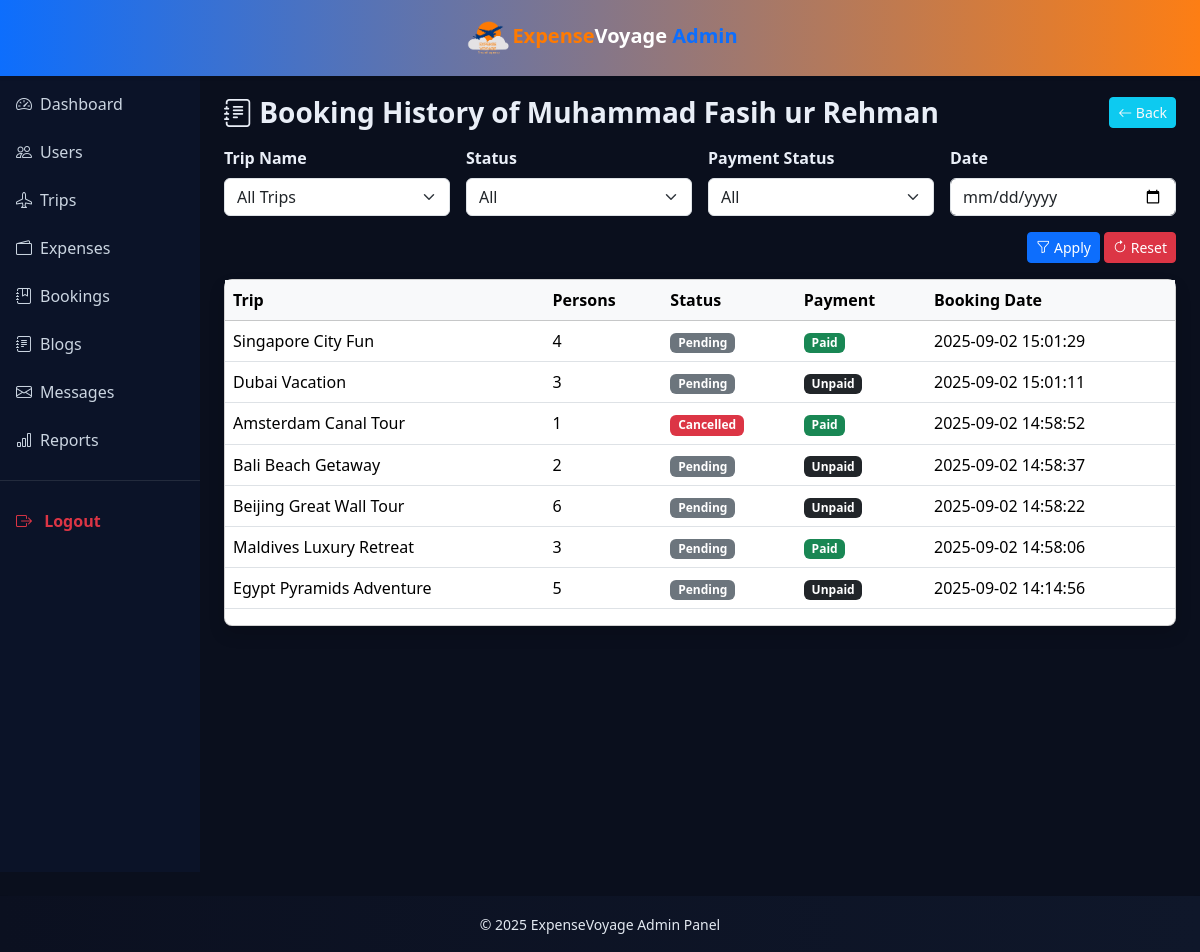
/admin/user-booking-history.php?user_id=5 (signed in), run on the app's committed database.
### tables this page shows
CREATE TABLE `users` (
  `id` int(11) NOT NULL,
  `first_name` varchar(50) NOT NULL,
  `last_name` varchar(50) NOT NULL,
  `email` varchar(100) NOT NULL,
  `password` varchar(255) NOT NULL,
  `created_at` timestamp NOT NULL DEFAULT current_timestamp(),
  `remember_token` varchar(255) DEFAULT NULL
);

CREATE TABLE `bookings` (
  `id` int(11) NOT NULL,
  `user_id` int(11) NOT NULL,
  `trip_id` int(11) DEFAULT NULL,
  `booking_date` timestamp NOT NULL DEFAULT current_timestamp(),
  `num_persons` int(11) DEFAULT 1,
  `status` enum('pending','confirmed','cancelled') DEFAULT 'pending',
  `payment_status` enum('unpaid','paid','refunded') DEFAULT 'unpaid',
  `transaction_id` varchar(100) DEFAULT NULL,
  `notes` text DEFAULT NULL
);

CREATE TABLE `trips` (
  `id` int(11) NOT NULL,
  `trip_name` varchar(100) NOT NULL,
  `destination` varchar(100) NOT NULL,
  `image` varchar(255) DEFAULT 'default.jpg',
  `description` text DEFAULT NULL,
  `start_date` date NOT NULL,
  `end_date` date NOT NULL,
  `budget` decimal(10,2) NOT NULL,
  `created_at` timestamp NOT NULL DEFAULT current_timestamp(),
  `user_id` int(11) UNSIGNED DEFAULT NULL
);

### admin/user-booking-history.php (the view, shortened to what this page needs)
<?php
require_once "connect.php";
require_once "inc/admin-header.php";
require_once "inc/admin-sidebar.php";
$user_id = (int)($_GET['user_id'] ?? 0);
$user = $conn->query("SELECT * FROM users WHERE id=$user_id")->fetch_assoc();
$date_filter = $_GET['date'] ?? '';
$where = " WHERE b.user_id=$user_id ";
$sql = "SELECT b.*, t.trip_name
        FROM bookings b
        JOIN trips t ON t.id=b.trip_id
        $where
        ORDER BY b.id DESC";
$res = $conn->query($sql);
?>
<main class="col-12 col-md-12 col-lg-10 p-4">
<h3 class="fw-bold mb-3 text-gradient d-flex justify-content-between align-items-center">
   <span data-aos="fade-right"><i class="bi bi-journal-text"></i> Booking History of <?= htmlspecialchars($user['first_name']." ".$user['last_name']) ?></span>
   <a href="bookings-reports.php" class="btn btn-info text-light btn-sm" data-aos="fade-left">
      <i class="bi bi-arrow-left"></i> Back
   </a>
</h3>
<form method="get" class="row g-3 mb-3">
    <div class="col-md-3" data-aos="zoom-in">
        <label class="form-label fw-semibold">Trip Name</label>
        <select name="trip" class="form-select">
            <option value="">All Trips</option>
        </select>
    </div>
    <div class="col-md-3" data-aos="zoom-in" data-aos-delay="100">
        <label class="form-label fw-semibold">Status</label>
        <select name="status" class="form-select">
            <option value="">All</option>
        </select>
    </div>
    <div class="col-md-3" data-aos="zoom-in" data-aos-delay="200">
        <label class="form-label fw-semibold">Payment Status</label>
        <select name="payment" class="form-select">
            <option value="">All</option>
        </select>
    </div>
    <div class="col-md-3" data-aos="zoom-in" data-aos-delay="300">
        <label class="form-label fw-semibold">Date</label>
        <input type="date" name="date" value="<?=$date_filter?>" class="form-control">
    </div>
    <div class="col-12 text-end">
        <button class="btn btn-primary btn-sm" data-aos="fade-left"><i class="bi bi-funnel"></i> Apply</button>
        <a href="user-booking-history.php?user_id=<?=$user_id?>" class="btn btn-danger btn-sm" data-aos="fade-left" data-aos-delay="100">
          <i class="bi bi-arrow-clockwise"></i> Reset
        </a>
    </div>
</form>
<div class="card shadow rounded-3" data-aos="flip-left">
<div class="table-responsive">
<table id="historyTable" class="table table-hover align-middle">
<thead class="table-light">
<tr>
<th>Trip</th>
<th>Persons</th>
<th>Status</th>
<th>Payment</th>
<th>Booking Date</th>
</tr>
</thead>
<tbody>
<?php while($b=$res->fetch_assoc()): ?>
<tr>
  <td><?= htmlspecialchars($b['trip_name']) ?></td>
  <td><?= $b['num_persons'] ?></td>
  <td>
    <span class="badge bg-<?= $b['status']=='confirmed'?'success':($b['status']=='cancelled'?'danger':'secondary') ?>">
      <?= ucfirst($b['status']) ?>
    </span>
  </td>
  <td>
    <span class="badge bg-<?= $b['payment_status']=='paid'?'success':($b['payment_status']=='refunded'?'warning':'dark') ?>">
      <?= ucfirst($b['payment_status']) ?>
    </span>
  </td>
  <td>
    <?= $b['booking_date'] ?>
  </td>
</tr>
<?php endwhile; ?>
</tbody></table>
</div></div>
</main>
<?php require_once "inc/admin-footer.php"; ?>

### admin/assets/admin.css (style rules this page uses)
html, body { height: 100%; }
html, body { overflow-x: hidden; }

### admin/inc/admin-header.php (style rules this page uses)
:root { --primary:#0d6efd; --accent:#fd7e14; --dark:#0b1020; --light:#f8f9fa; }
body { background:#0a0f1d; color:#e9eef7; font-family:"Segoe UI",sans-serif; }

### data on the page
users: first_name+last_name "Muhammad Fasih ur Rehman"
bookings: trip.trip_name "Singapore City Fun", num_persons "4", status "Pending", payment_status "Paid", booking_date "2025-09-02 15:01:29"
bookings: trip.trip_name "Dubai Vacation", num_persons "3", status "Pending", payment_status "Unpaid", booking_date "2025-09-02 15:01:11"
bookings: trip.trip_name "Amsterdam Canal Tour", num_persons "1", status "Cancelled", payment_status "Paid", booking_date "2025-09-02 14:58:52"
bookings: trip.trip_name "Bali Beach Getaway", num_persons "2", status "Pending", payment_status "Unpaid", booking_date "2025-09-02 14:58:37"
bookings: trip.trip_name "Beijing Great Wall Tour", num_persons "6", status "Pending", payment_status "Unpaid", booking_date "2025-09-02 14:58:22"
bookings: trip.trip_name "Maldives Luxury Retreat", num_persons "3", status "Pending", payment_status "Paid", booking_date "2025-09-02 14:58:06"
bookings: trip.trip_name "Egypt Pyramids Adventure", num_persons "5", status "Pending", payment_status "Unpaid", booking_date "2025-09-02 14:14:56"

### other printed values
$label "Dashboard Users Trips Expenses Bookings Blogs Messages"
